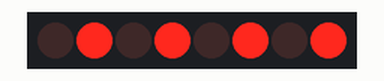
This program was run on a simulated ESP8266 (NodeMCU). Shown: 8 shift-register outputs drawn as a row of LEDs (first output left, lit = HIGH). Wiring (inferred from the names in the program): shift register (74HC595): data GPIO 4; shift clock GPIO 5; latch GPIO 14. Wiring (inferred from the signals the program sends): row of LEDs: on Q0, Q1, Q2, Q3, Q4, Q5, Q6, Q7. WiFi joins after 1.5 s; servers stay silent unless stated.

Above: at 16.2 s.
At 17.7 s:
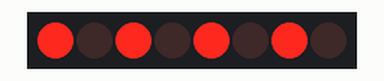
Timing chart, 0 to 19.0 s (numbered marks = the images above):
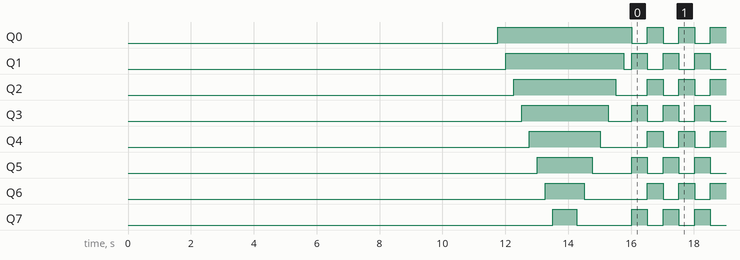

The program:

main.cpp
```cpp
// (licence header left out)
#include <Arduino.h>
#include <ESP8266WiFi.h>         // https://github.com/esp8266/Arduino
#include <ESPAsyncWebServer.h>   // https://github.com/me-no-dev/ESPAsyncWebServer
#include <ESPAsyncWiFiManager.h> // https://github.com/tzapu/WiFiManager WiFi Configuration Magic

#define SECOND 1000 // ms
#define DATA_BOTTOM 0
#define DATA_MIDLE 1
#define DATA_TOP 2

const uint8_t DATA_PIN = 4;    // GPIO4 - D2
const uint8_t CLOCK_PIN = 5;   // GPIO5 - D1
const uint8_t LATCH_PIN = 14;  // GPIO14 - D5

uint8_t data[3] = {
  0b00000000,  // bottom
  0b00000000,  // midle
  0b00000000,  // top
};

uint32_t bottom_last_time = 0;
uint32_t midle_last_time = 0;
uint32_t top_last_time = 0;
bool data_changed = false;

AsyncWebServer server(80);
DNSServer dns;

/********************************************************
 **  Function declarations:
 ********************************************************/

void write_to_shift_register(int data_pin, int clock_pin, int latch_pin, uint8_t data);
void write_to_shift_register_fast_esp8266(int data_pin, int clock_pin, int latch_pin, uint8_t data);
void update_data(int data_position);
void write_data(int data_pin, int clock_pin, int latch_pin, uint32_t data);
uint32_t count_data();
void init_lights();
void binary_counter();
void kuusepuu();

void setup()
{
  pinMode(DATA_PIN, OUTPUT);
  pinMode(LATCH_PIN, OUTPUT);
  pinMode(CLOCK_PIN, OUTPUT);

  Serial.begin(115200);

  // first parameter is name of access point, second is the password
  AsyncWiFiManager wifiManager(&server, &dns);

  wifiManager.autoConnect("CLOCK", "tauno");

  // all OFF
  write_to_shift_register_fast_esp8266(DATA_PIN, CLOCK_PIN, LATCH_PIN, 0);  // top
  write_to_shift_register_fast_esp8266(DATA_PIN, CLOCK_PIN, LATCH_PIN, 0);  // midle
  write_to_shift_register_fast_esp8266(DATA_PIN, CLOCK_PIN, LATCH_PIN, 0);  // bottom
  delay(SECOND);

  init_lights();
}


void loop()
{
  // binary_counter();
  kuusepuu();

  /*
  if (now - bottom_last_time >= (SECOND / 2))
  {
    bottom_last_time = now;
    update_data(DATA_BOTTOM);
    data_changed = true;
  }

  if (now - midle_last_time >= (SECOND))
  {
    midle_last_time = now;
    update_data(DATA_MIDLE);
    data_changed = true;
  }

  if (now - top_last_time >= (SECOND * 2))
  {
    top_last_time = now;
    update_data(DATA_TOP);
    data_changed = true;
  }

  if (data_changed)
  {
    write_to_shift_register_fast_esp8266(DATA_PIN, CLOCK_PIN, LATCH_PIN, data[DATA_TOP]);
    write_to_shift_register_fast_esp8266(DATA_PIN, CLOCK_PIN, LATCH_PIN, data[DATA_MIDLE]);
    write_to_shift_register_fast_esp8266(DATA_PIN, CLOCK_PIN, LATCH_PIN, data[DATA_BOTTOM]);

    data_changed = false;
  }
  */
}

/********************************************************
 ** Function definitions:
 ********************************************************/


/********************************************************
 ** Arduino func
 ********************************************************/
void write_to_shift_register(int data_pin, int clock_pin, int latch_pin, uint8_t data)
{
  digitalWrite(latch_pin, LOW);
  shiftOut(data_pin, clock_pin, MSBFIRST, data);
  digitalWrite(latch_pin, HIGH);
}


/********************************************************
 ** ESP8266 fast func
 ** 8-bit data
 ********************************************************/
void write_to_shift_register_fast_esp8266(int data_pin, int clock_pin, int latch_pin, uint8_t data)
{
  // Precompute bitmasks for the GPIO pins
  uint32_t data_mask = (1U << data_pin);
  uint32_t clock_mask = (1U << clock_pin);
  uint32_t latch_mask = (1U << latch_pin);

  // Set latch LOW
  GPIO_REG_WRITE(GPIO_OUT_W1TC_ADDRESS, latch_mask);  // Clear latch pin (LOW)

  // Send bits (MSB first)
  for (int i = 7; i >= 0; i--)
  {
    // Set data pin
    if (data & (1 << i))
    {
      GPIO_REG_WRITE(GPIO_OUT_W1TS_ADDRESS, data_mask);  // Set data pin HIGH
    }
    else
    {
      GPIO_REG_WRITE(GPIO_OUT_W1TC_ADDRESS, data_mask);  // Set data pin LOW
    }

    // Pulse clock pin
    GPIO_REG_WRITE(GPIO_OUT_W1TS_ADDRESS, clock_mask);  // Set clock pin HIGH
    GPIO_REG_WRITE(GPIO_OUT_W1TC_ADDRESS, clock_mask);  // Set clock pin LOW
  }

  // Set latch HIGH
  GPIO_REG_WRITE(GPIO_OUT_W1TS_ADDRESS, latch_mask);  // Set latch pin HIGH
}


/********************************************************
 ** 8-bit data
 ********************************************************/
void update_data(int data_position)
{
  data[data_position]++;

  if (data[data_position] == 0)
  {
    data[data_position] = 0b00000001;
  }
}


/********************************************************
 ** 24-bit data
 ********************************************************/
uint32_t count_data() {
  static uint32_t counter = 0;

  // Increment the counter (modulo 2^24 to avoid overflow)
  counter = (counter + 1) % 16777216; // 2^24 = 16777216

  return counter;
}


/********************************************************
 ** ESP8266 fast func
 ** Input 32-bit data
 ********************************************************/
void write_data(int data_pin, int clock_pin, int latch_pin, uint32_t data)
{
  // Precompute bitmasks for the GPIO pins
  uint32_t data_mask = (1U << data_pin);
  uint32_t clock_mask = (1U << clock_pin);
  uint32_t latch_mask = (1U << latch_pin);

  // Set latch LOW
  GPIO_REG_WRITE(GPIO_OUT_W1TC_ADDRESS, latch_mask);  // Clear latch pin (LOW)

  // Send bits (MSB first)
  for (int i = 23; i >= 0; i--)
  {
    // Set data pin
    if (data & (1 << i))
    {
      GPIO_REG_WRITE(GPIO_OUT_W1TS_ADDRESS, data_mask);  // Set data pin HIGH
    }
    else
    {
      GPIO_REG_WRITE(GPIO_OUT_W1TC_ADDRESS, data_mask);  // Set data pin LOW
    }

    // Pulse clock pin
    GPIO_REG_WRITE(GPIO_OUT_W1TS_ADDRESS, clock_mask);  // Set clock pin HIGH
    GPIO_REG_WRITE(GPIO_OUT_W1TC_ADDRESS, clock_mask);  // Set clock pin LOW
  }

  // Set latch HIGH
  GPIO_REG_WRITE(GPIO_OUT_W1TS_ADDRESS, latch_mask);  // Set latch pin HIGH
}


void init_lights() {
  uint8_t d = 0;
  // top up
  for (int i = 0; i <= 8; i++)
  {
    write_to_shift_register_fast_esp8266(DATA_PIN, CLOCK_PIN, LATCH_PIN, d);  // top
    write_to_shift_register_fast_esp8266(DATA_PIN, CLOCK_PIN, LATCH_PIN, 0);  // midle
    write_to_shift_register_fast_esp8266(DATA_PIN, CLOCK_PIN, LATCH_PIN, 0);  // bottom
    delay(SECOND/4);
    d |= (1 << i);
  }
  // top on
  d = 0b11111111;
  write_to_shift_register_fast_esp8266(DATA_PIN, CLOCK_PIN, LATCH_PIN, d);  // top
  write_to_shift_register_fast_esp8266(DATA_PIN, CLOCK_PIN, LATCH_PIN, 0);  // midle
  write_to_shift_register_fast_esp8266(DATA_PIN, CLOCK_PIN, LATCH_PIN, 0);  // bottom
  // top down
  for (int i = 8; i >= 0; i--)
  {
    write_to_shift_register_fast_esp8266(DATA_PIN, CLOCK_PIN, LATCH_PIN, d);  // top
    write_to_shift_register_fast_esp8266(DATA_PIN, CLOCK_PIN, LATCH_PIN, 0);  // midle
    write_to_shift_register_fast_esp8266(DATA_PIN, CLOCK_PIN, LATCH_PIN, 0);  // bottom
    delay(SECOND/4);
    d &= ~(1 << i);
  }

  // middle up
  d = 0;
  for (int i = 0; i <= 8; i++)
  {
    write_to_shift_register_fast_esp8266(DATA_PIN, CLOCK_PIN, LATCH_PIN, 0);  // top
    write_to_shift_register_fast_esp8266(DATA_PIN, CLOCK_PIN, LATCH_PIN, d);  // middle
    write_to_shift_register_fast_esp8266(DATA_PIN, CLOCK_PIN, LATCH_PIN, 0);  // bottom
    delay(SECOND/4);
    d |= (1 << i);
  }
  // middle on
  d = 0b11111111;
  write_to_shift_register_fast_esp8266(DATA_PIN, CLOCK_PIN, LATCH_PIN, 0);  // top
  write_to_shift_register_fast_esp8266(DATA_PIN, CLOCK_PIN, LATCH_PIN, d);  // middle
  write_to_shift_register_fast_esp8266(DATA_PIN, CLOCK_PIN, LATCH_PIN, 0);  // bottom
  // middle down
  for (int i = 8; i >= 0; i--)
  {
    write_to_shift_register_fast_esp8266(DATA_PIN, CLOCK_PIN, LATCH_PIN, 0);  // top
    write_to_shift_register_fast_esp8266(DATA_PIN, CLOCK_PIN, LATCH_PIN, d);  // middle
    write_to_shift_register_fast_esp8266(DATA_PIN, CLOCK_PIN, LATCH_PIN, 0);  // bottom
    delay(SECOND/4);
    d &= ~(1 << i);
  }


  // bottom up
  d = 0;
  for (int i = 0; i <= 8; i++)
  {
    write_to_shift_register_fast_esp8266(DATA_PIN, CLOCK_PIN, LATCH_PIN, 0);  // top
    write_to_shift_register_fast_esp8266(DATA_PIN, CLOCK_PIN, LATCH_PIN, 0);  // midle
    write_to_shift_register_fast_esp8266(DATA_PIN, CLOCK_PIN, LATCH_PIN, d);  // bottom
    delay(SECOND/4);
    d |= (1 << i);
  }
  // bottom on
  d = 0b11111111;
  write_to_shift_register_fast_esp8266(DATA_PIN, CLOCK_PIN, LATCH_PIN, 0);  // top
  write_to_shift_register_fast_esp8266(DATA_PIN, CLOCK_PIN, LATCH_PIN, 0);  // middle
  write_to_shift_register_fast_esp8266(DATA_PIN, CLOCK_PIN, LATCH_PIN, d);  // bottom
  // bottom down
  for (int i = 8; i >= 0; i--)
  {
    write_to_shift_register_fast_esp8266(DATA_PIN, CLOCK_PIN, LATCH_PIN, 0);  // top
    write_to_shift_register_fast_esp8266(DATA_PIN, CLOCK_PIN, LATCH_PIN, 0);  // middle
    write_to_shift_register_fast_esp8266(DATA_PIN, CLOCK_PIN, LATCH_PIN, d);  // bottom
    delay(SECOND/4);
    d &= ~(1 << i);
  }
}

void binary_counter()
{
  uint32_t now = millis();
  static uint32_t last_time = 0;

  if (now - last_time >= SECOND/10)
  {
    last_time = now;
    uint32 data = count_data();

    // Serial.println(data);
    write_data(DATA_PIN, CLOCK_PIN, LATCH_PIN, data);
    // data_changed = true;
  }
}

void kuusepuu()
{
  uint32_t now = millis();
  static uint32_t last_time = 0;
  static uint32_t kuusk = 0b101010100101010110101010;

  if (now - last_time >= SECOND/2)
  {
    last_time = now;
    uint32 data = count_data();
    // Serial.println(data);
    write_data(DATA_PIN, CLOCK_PIN, LATCH_PIN, kuusk);
    kuusk = ~(kuusk);
  }
}
```

Measured:
- by itself, Q0: alternates HIGH for 0.50 s and LOW for 0.50 s
- by itself, Q1–7: repeats every 1.0 s: HIGH 0.50 s, LOW 0.50 s
